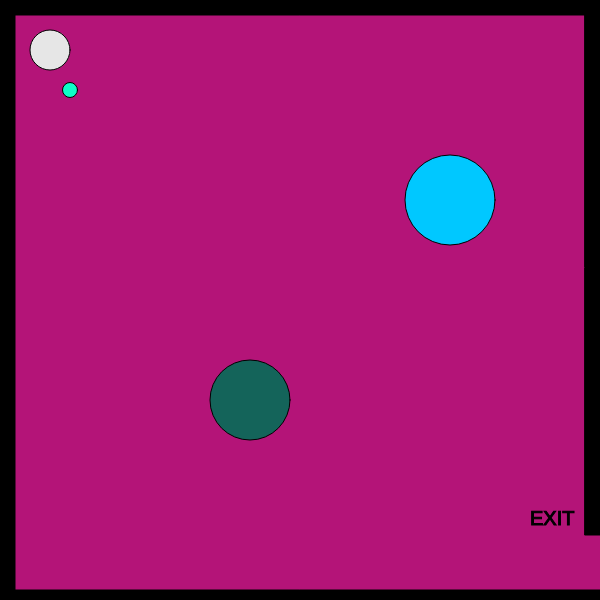
Frame 1 (no input)
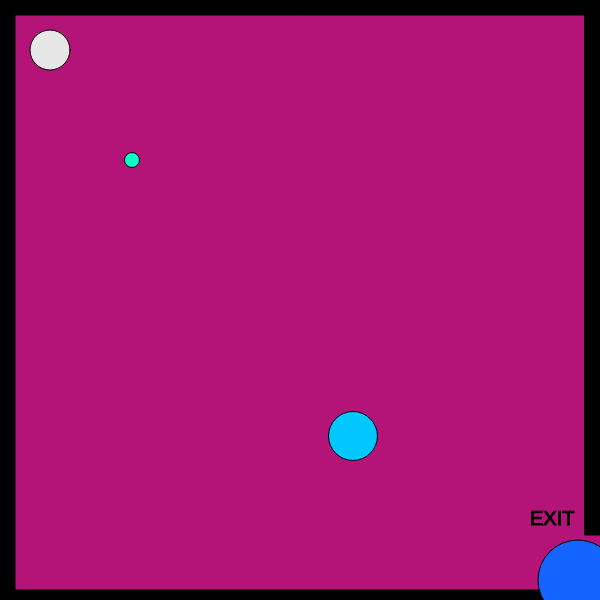
Frame 60 (no input)
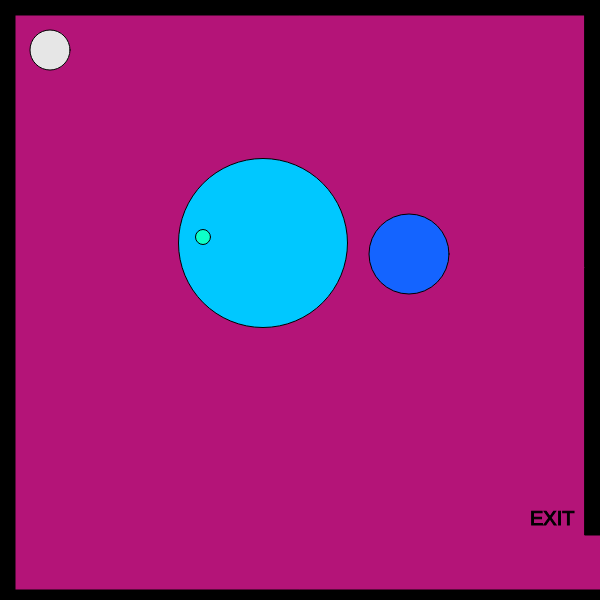
Frame 120 (the mouse pressed at the canvas centre since frame 60)

The p5.js sketch that drew these frames (run headless with seeded random() and noise() and a simulated clock; from frame 60 on, the mouse is pressed at the canvas centre):

// p5.js sketch
// ── sketch.js
//x and y for my player 
var playerX = 50;
var playerY = 50;
//key codes for each letter
var w = 87;
var a = 83;
var s = 65;
var d = 68;

//variables x and y for my white shape 
var shapeX = 70;
var shapeY = 90;
var shapeXspeed;
var shapeYspeed;

//variables for oneObstacle
var oneObstacleX = 250;
var oneObstacleY = 400; 
var diameter2 = 90;
var oneObstacleXspeed;
var oneObstacleYspeed; 

//variables for twoObstacle
var twoObstacleX = 450;
var twoObstacleY = 200;
var diameter = 90;
var twoObstacleXspeed;
var twoObstacleYspeed;


// create a shape when the mouse is clicked
var mouseShapeX;
var mouseShapeY;

function setup() {
  createCanvas(600, 600);
//random shape speed
    shapeXspeed = Math.floor(Math.random() * (Math.floor(Math.random() * 3)) + 1);
    shapeYspeed = Math.floor(Math.random() * (Math.floor(Math.random() * 3)) + 1); 
}

function draw() {
  background(180,20,120);
  stroke(0);
  fill(0);

//draw the borders
  drawBorders();

//draw the exit sign
drawExit();

  
  //exit message
drawexitSign();

  
  // my first obstacle
  drawoneObstacle();
  function drawoneObstacle() {
  fill(20,100,diameter2);
  circle(oneObstacleX,oneObstacleY,80);
  
          if(oneObstacleX <= 400)
        {
            oneObstacleX+=6;
        }
        else if(oneObstacleX > 100 )
        {
            oneObstacleX+=2;
            console.log("second else if for x");
        }
        else if(oneObstacleX > 400)
        {
           oneObstacleX = 10;
        }  
       
        
        if(oneObstacleY <= 200)
        {
            oneObstacleY+=3;
        }
        else if(oneObstacleY > 200)
        {
            oneObstacleY+=1;
            console.log("second else if for y");
        }
        else if(oneObstacleY > 200)
        {
            oneObstacleY = 90;
        }  
        
        
        if(diameter2 <= 300)
        {
            diameter2+=4;
        }
        else if(diameter2 > 200)
        {
            diameter2 +=6;
            console.log("second else if for diameter");
        }
        else if(diameter2 > 300)
        {
            diameter2 = 15;
        } 
  
  // random speed
  oneObstacleXspeed = Math.floor(Math.random() * (Math.floor(Math.random() * 8)) + 1);
  oneObstacleYspeed = Math.floor(Math.random() * (Math.floor(Math.random() * 8)) + 1);
  
      // move first obstacle
    oneObstacleX += oneObstacleXspeed;
    oneObstacleY += oneObstacleYspeed;
  
    // check to see if the shape has gone out of bounds
    if(oneObstacleX > width)
    {
        oneObstacleX = 0;
    }
    if(oneObstacleX < 0)
    {
        oneObstacleX = width;
    }
    if(oneObstacleY > height)
    {
        oneObstacleY = 0;
    }
    if(oneObstacleY < 0)
    {
        oneObstacleY = height;
    }
}
  
  //my second obstacle 
  drawtwoObstacle();
  function drawtwoObstacle() {
  fill(0,200,300);
  circle(twoObstacleX,twoObstacleY,diameter);
  
        if(twoObstacleX <= 450)
        {
            twoObstacleX+=5;
        }
        else
        {
            twoObstacleX = 10;
        }
        if(twoObstacleY <= 450)
        {
            twoObstacleY+=3;
        }
        else
        {
            twoObstacleY = 22;
        }
        if(diameter <= 170)
        {
            diameter+=2;
        }
        else
        {
            diameter = 15;
        }
  
    // random speed
  twoObstacleXspeed = Math.floor(Math.random() * (Math.floor(Math.random() * 2)) + 1);
  twoObstacleYspeed = Math.floor(Math.random() * (Math.floor(Math.random() * 2)) + 1);
  
        // move second obstacle
    twoObstacleX += twoObstacleXspeed;
    twoObstacleY += twoObstacleYspeed;
  
    // check to see if the shape has gone out of bounds
    if(twoObstacleX > width)
    {
        twoObstacleX = 0;
    }
    if(twoObstacleX < 0)
    {
        twoObstacleX = width;
    }
    if(twoObstacleY > height)
    {
        twoObstacleY = 0;
    }
    if(twoObstacleY < 0)
    {
        twoObstacleY = height;
    }
}

  //function for borders 
  function drawBorders() {
    //top border
  rect(0,0,width,15);
    //left border
  rect(0,0,15,height);
    //right lower border
  rect(width-15,0,20,height-65);
    //bottom border
  rect(0,590,width,15)
  }
  
  //function for exit message
  function drawexitSign() {
    textSize(20);
    text("EXIT",530,525);
  }

  //function for exit sign
  function drawExit() {
    textSize(20);
    text("EXIT",530,525);
  }
  
  //player (smallish white circle)
  createPlayer();

  function createPlayer(){
    fill(230);
    circle(playerX,playerY,40);
  }
  //keys and player movement
  playerMovement();

  function playerMovement() {
    if(keyIsDown(w))
    {
        playerY -= 10;   
    }
    if(keyIsDown(a))
    {
        playerY += 10;   
    }
    if(keyIsDown(s))
    {
        playerX -= 10;   
    }
    if(keyIsDown(d))
    {
        playerX += 10;   
    }
}
  
     // enemy (small shape)
    fill(13,260,200);
  
    // drawn shape (blue shape)
    drawCircle();

    function drawCircle() {
    circle(shapeX, shapeY,15,15);
    }

       // random speed
     shapeXSpeed = Math.floor(Math.random() * (Math.floor(Math.random() * 3)) + 1);
     shapeYSpeed = Math.floor(Math.random() * (Math.floor(Math.random() * 3)) + 1);
  
    // move small green shape (enemy)
    shapeX += shapeXSpeed;
    shapeY += shapeYSpeed;
    // check to see if the shape has gone out of bounds
    if(shapeX > width)
    {
        shapeX = 0;
    }
    if(shapeX < 0)
    {
        shapeX = width;
    }
    if(shapeY > height)
    {
        shapeY = 0;
    }
    if(shapeY < 0)
    {
        shapeY = height;
    }

    // check to see if the character has left the exit
    function drawexitSign() {
        if(playerX > height && playerY > height-65)
        {
            fill(0);
            stroke(5);
            textSize(40);
            text("You Win!",230,300); 
        }
    
    }


    // create the shape based on the mouse click
    fill(12,13,140);
    circle(mouseShapeX, mouseShapeY, 25);
}

function mouseClicked()
{
    mouseShapeX = mouseX;
    mouseShapeY = mouseY;
}
